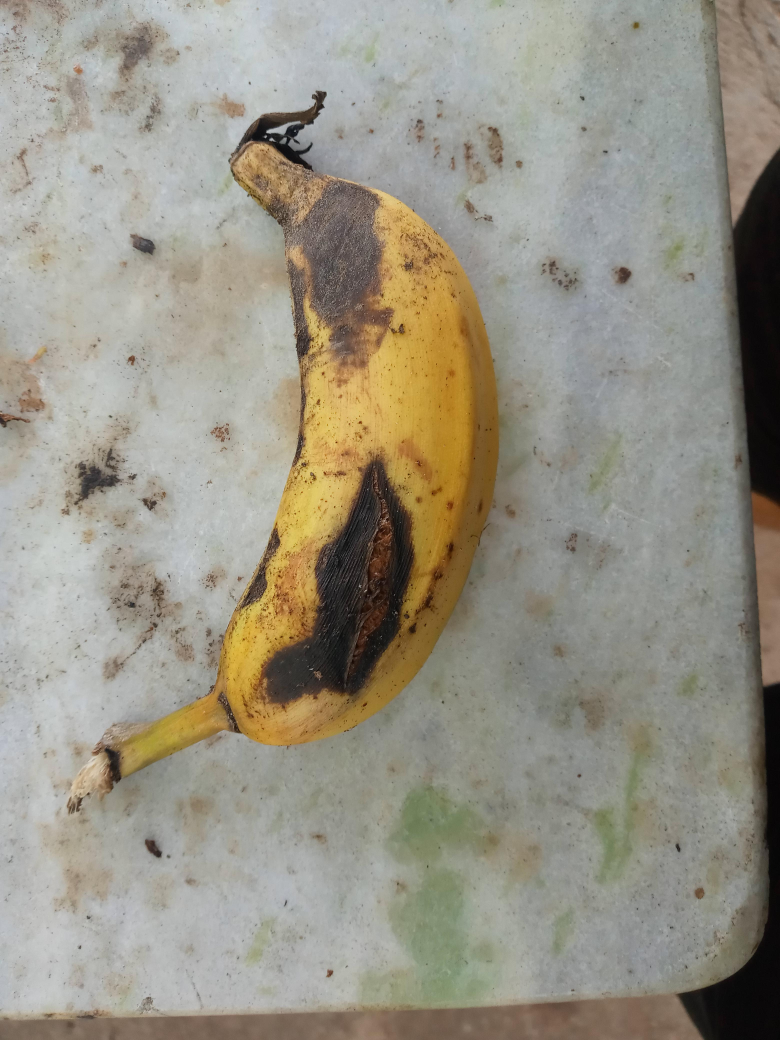
#> input picture dataset/raw/Dispose/20230213_075934.jpg, 3120 x 4160 px (shown at 1/4 size); its folder holds only this picture in this run
$ python collect_binary_data_automation.py
#> lines starting #> are read from the running program, lines starting #| are printed output that depends on the picture
import os
import cv2
import uuid
import shutil
import numpy as np
from pathlib import Path
from icrawler.builtin import BingImageCrawler
import logging

def configure_crawler_logger():
    # Set icrawler logging level to WARNING to avoid cluttered output
    logger = logging.getLogger('icrawler')
    logger.setLevel(logging.WARNING)

# 1. Directories setup
raw_dir = Path('dataset/raw')
binary_check_dir = Path('dataset/binary_check')
banana_dir = binary_check_dir / 'banana'
not_banana_dir = binary_check_dir / 'not_banana'

# Ensure directories exist
banana_dir.mkdir(parents=True, exist_ok=True)
not_banana_dir.mkdir(parents=True, exist_ok=True)

# Helper function: Resize, Pad to 300x300 BGR, and save with UUID
def process_and_save(img_path, output_dir, prefix=""):
#> called with prefix = 'raw_Dispose'
    try:
        img = cv2.imread(str(img_path))
#> img is the input picture: shape (4160, 3120, 3); mean B, G, R 133.3, 147.2, 151.8
        if img is None:
            return False

        h, w = img.shape[:2]
#> h = 4160; w = 3120
        size = (300, 300)
        scale = min(size[0]/w, size[1]/h)
#> scale = 0.0721
        new_w, new_h = int(w * scale), int(h * scale)
#> new_w = 224; new_h = 300
        # Use INTER_AREA for shrinking, INTER_CUBIC for enlarging
        interp = cv2.INTER_AREA if scale < 1.0 else cv2.INTER_CUBIC
#> interp = 3
        scaled_img = cv2.resize(img, (new_w, new_h), interpolation=interp)
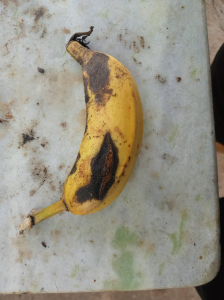
#> scaled_img: shape (300, 224, 3); mean B, G, R 133.3, 147.2, 151.8

        pad_top = (size[1] - new_h) // 2
#> pad_top = 0
        pad_bot = size[1] - new_h - pad_top
#> pad_bot = 0
        pad_left = (size[0] - new_w) // 2
#> pad_left = 38
        pad_right = size[0] - new_w - pad_left
#> pad_right = 38

        padded_img = cv2.copyMakeBorder(scaled_img, pad_top, pad_bot, pad_left, pad_right, borderType=cv2.BORDER_CONSTANT, value=[0, 0, 0])
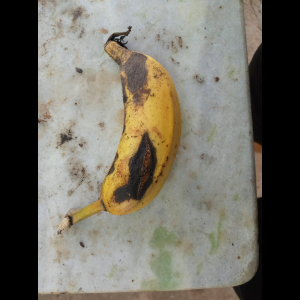
#> padded_img: shape (300, 300, 3); mean B, G, R 99.6, 109.9, 113.4

        # Extension fallback
        ext = img_path.suffix if img_path.suffix else '.jpg'
        # Unique ID to prevent overwriting
        unique_id = str(uuid.uuid4())[:8]
        new_filename = f"{prefix}_{unique_id}{ext}"

        cv2.imwrite(str(output_dir / new_filename), padded_img)
        return True
    except Exception as e:
        return False

print("========================================")
print("1. Checking & Copying Raw Data Integrity")
print("========================================")
# Check raw integrity before
raw_files_before = list(raw_dir.glob('**/*.*')) if raw_dir.exists() else []
raw_count_before = len(raw_files_before)
print(f"[*] Found {raw_count_before} images in dataset/raw/ before processing.")

# Copy and process raw images unconditionally (Safe Copy)
propagated_raw_count = 0
if raw_dir.exists():
    for class_folder in raw_dir.iterdir():
        if class_folder.is_dir():
            for img_path in class_folder.glob('*.*'):
                if process_and_save(img_path, banana_dir, prefix=f"raw_{class_folder.name}"):
                    propagated_raw_count += 1
#> pass 2 of the loop `for class_folder in raw_dir.iterdir():`:
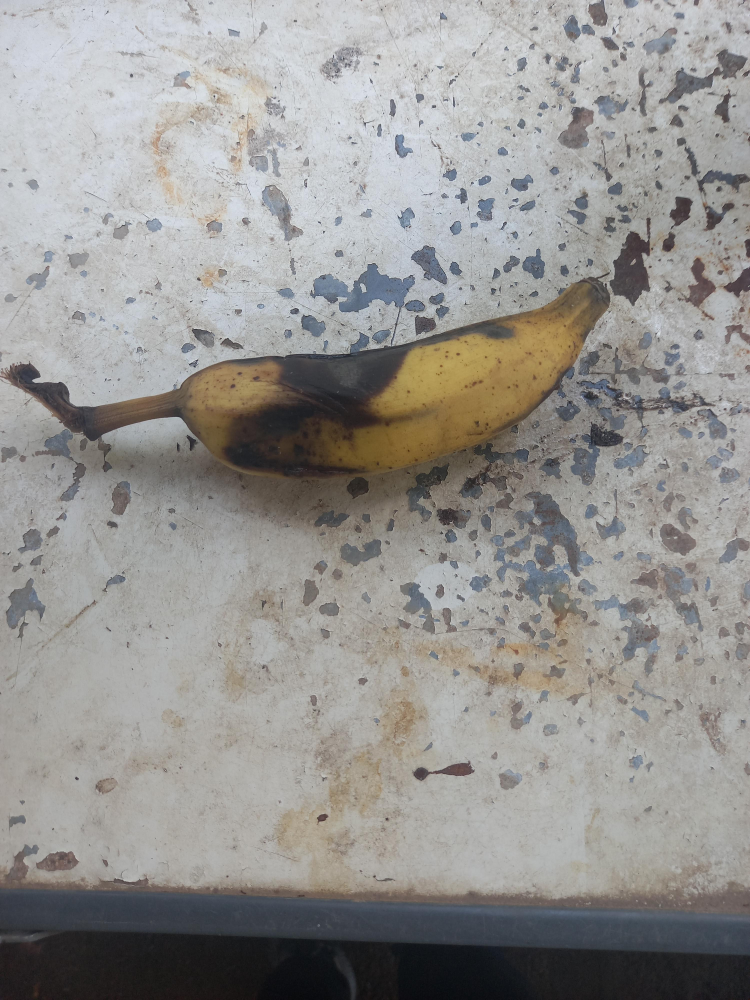
#> input picture dataset/raw/Overripe/20230204_084428.jpg, 3000 x 4000 px (shown at 1/4 size)
#> in process_and_save, img is the input picture: shape (4000, 3000, 3); mean B, G, R 145.3, 148.1, 149.7
#> in process_and_save (call 2), `scaled_img = cv2.resize(img, (new_w, new_h), interpolation=interp)`:
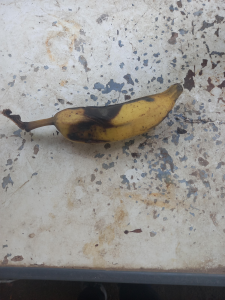
#> scaled_img: shape (300, 225, 3); mean B, G, R 145.3, 148.1, 149.7
#> in process_and_save (call 2), `padded_img = cv2.copyMakeBorder(scaled_img, pad_top, pad_bot, pad_left..`:
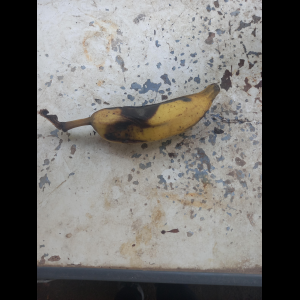
#> padded_img: shape (300, 300, 3); mean B, G, R 109, 111, 112.3
print(f"[+] Safe copied {propagated_raw_count} images from raw to binary_check/banana/.")

# Check raw integrity after (Ensure 100% untouched)
raw_files_after = list(raw_dir.glob('**/*.*')) if raw_dir.exists() else []
raw_count_after = len(raw_files_after)
raw_integrity = "PASSED" if raw_count_before == raw_count_after else "FAILED"
if raw_integrity == "FAILED":
    print("[!] WARNING: Raw dataset integrity compromised!")

# Helper function to crawl and process
def crawl_and_process(queries, images_per_query, output_dir, prefix):
    configure_crawler_logger()
    count = 0
    for idx, q in enumerate(queries, 1):
        print(f"  [{idx}/{len(queries)}] Crawling: '{q}'...")
        temp_dir = Path(f'temp_crawl_{uuid.uuid4().hex[:6]}')
        temp_dir.mkdir(exist_ok=True)

#> (the run stopped early here; a loop or call above may not have finished)
